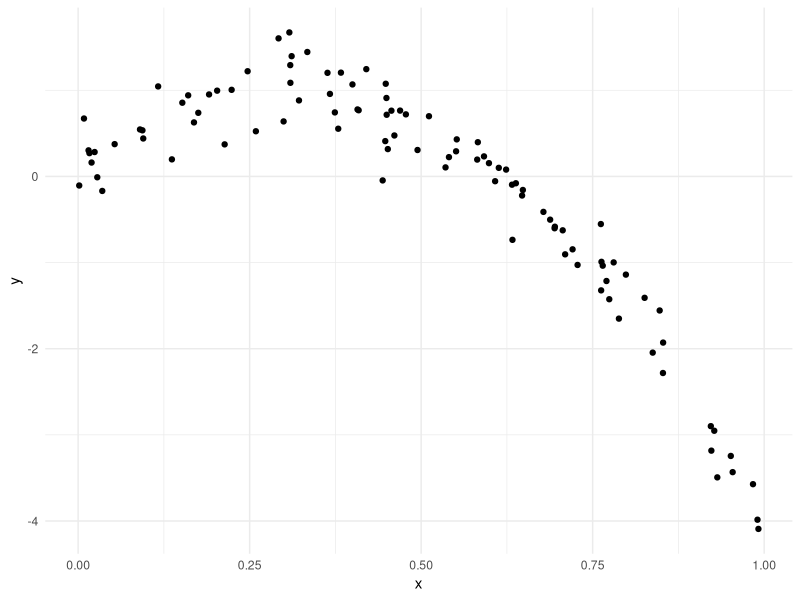
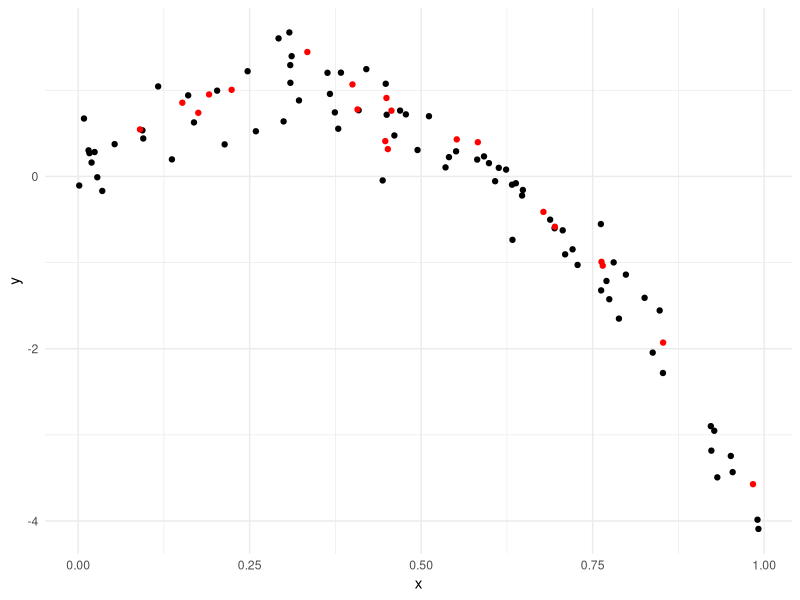
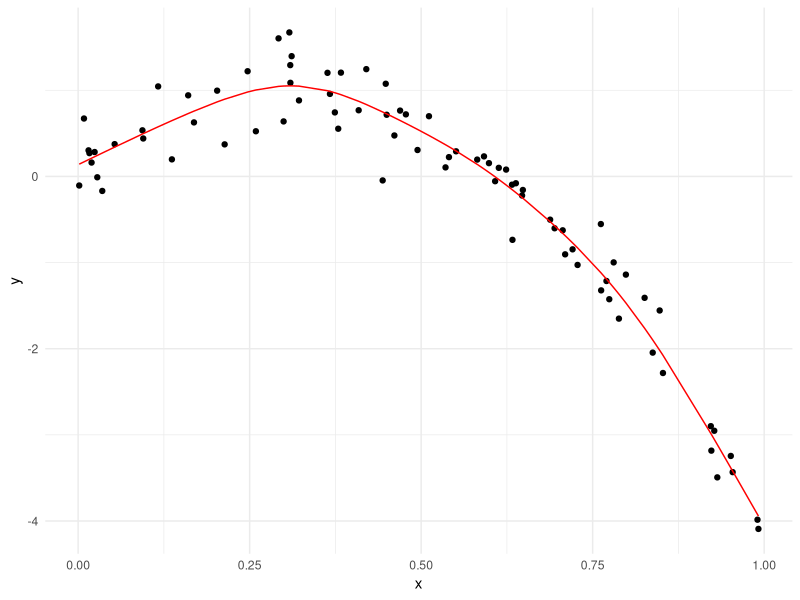
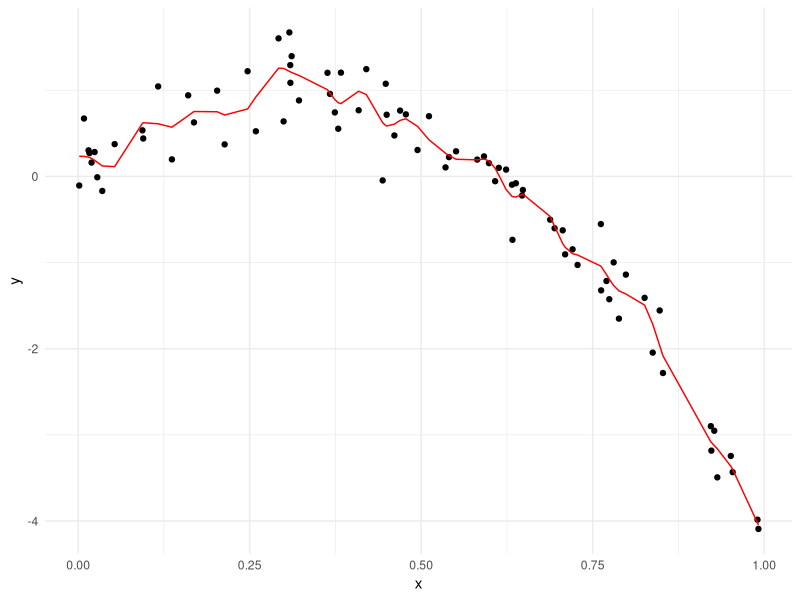
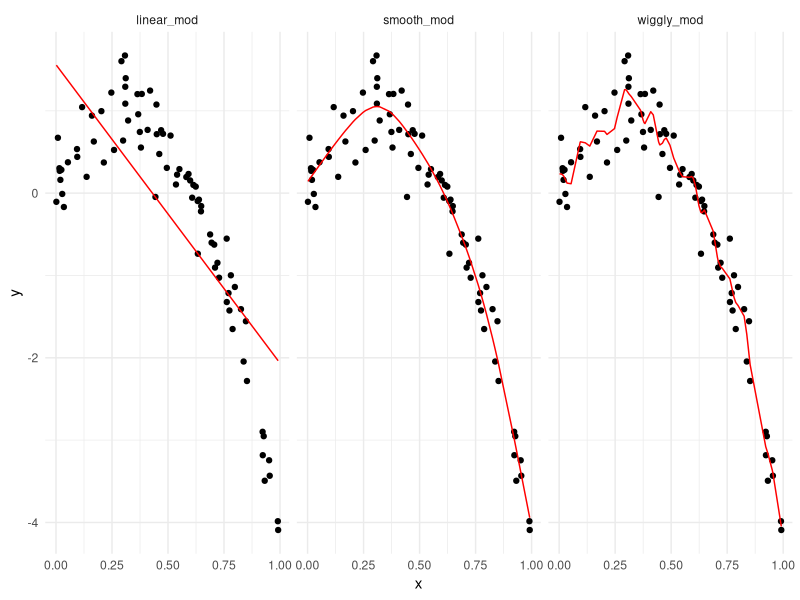
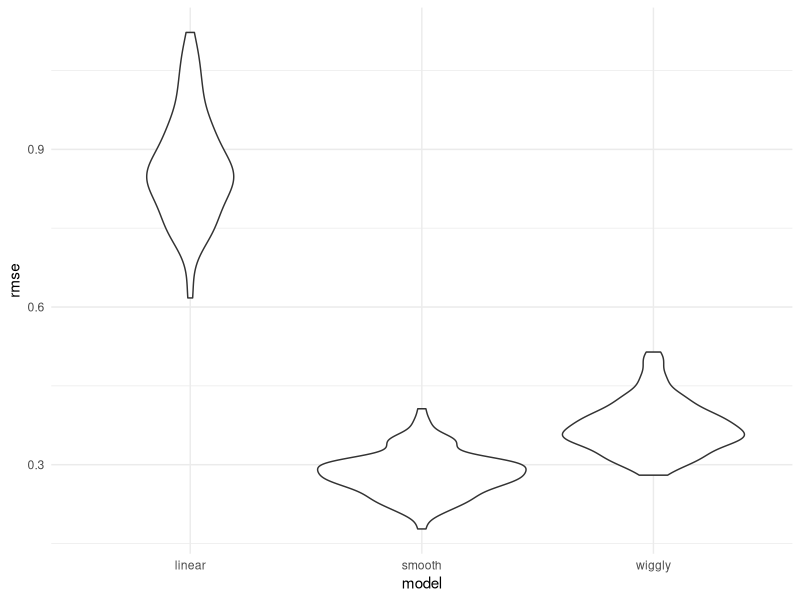

Here is the R script that generated these plots, in order:
## ---- chunk 1
library(tidyverse)
library(modelr)
library(mgcv)

knitr::opts_chunk$set(
  fig.width = 6,
  fig.asp = .6,
  out.width = "90%"
)

theme_set(theme_minimal() + theme(legend.position = "bottom"))

options(
  ggplot2.continuous.colour = "viridis",
  ggplot2.continuous.fill = "viridis"
)

scale_colour_discrete = scale_colour_viridis_d
scale_fill_discrete = scale_fill_viridis_d
## ---- chunk 2
nonlin_df = 
  tibble(
    id = 1:100,
    x = runif(100, 0, 1),
    y = 1 - 10 * (x - .3) ^ 2 + rnorm(100, 0, .3)
  )

nonlin_df %>% 
  ggplot(aes(x = x, y = y)) + 
  geom_point()
## ---- chunk 3
train_df = sample_n(nonlin_df, 80)
test_df = anti_join(nonlin_df, train_df, by = "id")

ggplot(train_df, aes(x = x, y = y)) + 
  geom_point() + 
  geom_point(data = test_df, color = "red")
## ---- chunk 4
linear_mod = lm(y ~ x, data = train_df)
smooth_mod = mgcv::gam(y ~ s(x), data = train_df)
wiggly_mod = mgcv::gam(y ~ s(x, k = 30), sp = 10e-6, data = train_df)
## ---- chunk 5
train_df %>% 
  add_predictions(smooth_mod) %>% 
  ggplot(aes(x = x, y = y)) + 
  geom_point() + 
  geom_line(aes(y = pred), color = "red")
## ---- chunk 6
train_df %>% 
  add_predictions(wiggly_mod) %>% 
  ggplot(aes(x = x, y = y)) + geom_point() + 
  geom_line(aes(y = pred), color = "red")
## ---- chunk 7
train_df %>% 
  gather_predictions(linear_mod, smooth_mod, wiggly_mod) %>% 
  mutate(model = fct_inorder(model)) %>% 
  ggplot(aes(x = x, y = y)) + 
  geom_point() + 
  geom_line(aes(y = pred), color = "red") + 
  facet_wrap(~model)
## ---- chunk 8
rmse(linear_mod, test_df)
rmse(smooth_mod, test_df)
rmse(wiggly_mod, test_df)
## ---- chunk 9
cv_df = 
  crossv_mc(nonlin_df, 100) 
## ---- chunk 10
cv_df %>% pull(train) %>% .[[1]] %>% as_tibble
cv_df %>% pull(test) %>% .[[1]] %>% as_tibble
## ---- chunk 11
cv_df =
  cv_df %>% 
  mutate(
    train = map(train, as_tibble),
    test = map(test, as_tibble))
## ---- chunk 12
cv_df = 
  cv_df %>% 
  mutate(
    linear_mod  = map(train, ~lm(y ~ x, data = .x)),
    smooth_mod  = map(train, ~mgcv::gam(y ~ s(x), data = .x)),
    wiggly_mod  = map(train, ~gam(y ~ s(x, k = 30), sp = 10e-6, data = .x))) %>% 
  mutate(
    rmse_linear = map2_dbl(linear_mod, test, ~rmse(model = .x, data = .y)),
    rmse_smooth = map2_dbl(smooth_mod, test, ~rmse(model = .x, data = .y)),
    rmse_wiggly = map2_dbl(wiggly_mod, test, ~rmse(model = .x, data = .y)))
## ---- chunk 13
cv_df %>% 
  select(starts_with("rmse")) %>% 
  pivot_longer(
    everything(),
    names_to = "model", 
    values_to = "rmse",
    names_prefix = "rmse_") %>% 
  mutate(model = fct_inorder(model)) %>% 
  ggplot(aes(x = model, y = rmse)) + geom_violin()
